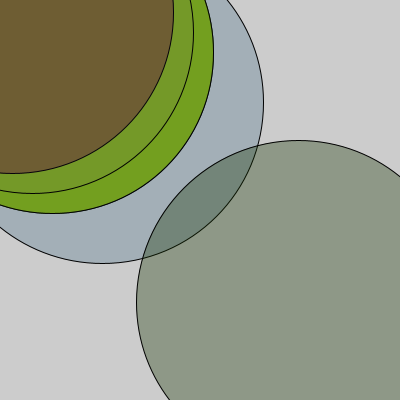
Frame 1 (no input)
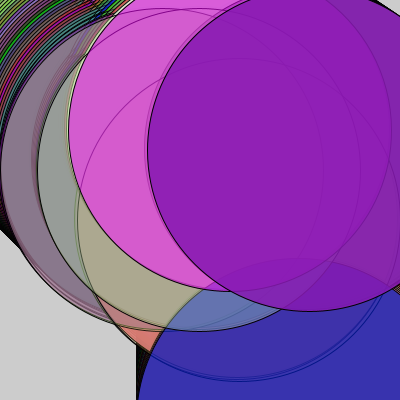
Frame 60 (the mouse pressed at the canvas centre just before this capture)
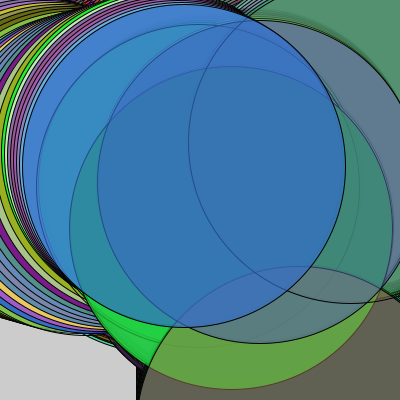
Frame 120 (the mouse held since frame 60 and released just before this capture)

The Processing sketch that drew these frames (run headless with seeded random() and noise(); from frame 60 on, the mouse is pressed at the canvas centre):

// Processing sketch: processing_87246
// ── processing_87246.pde

// ONE BOUNCING BALL
float xPosition;
float yPosition;
int xDirection = 1;
int yDirection = 1;
float ballSize = random(500);
float speed = 2;
int[] x = {50,100,300,50,10,30,300};
int[] y = {50,100,300,50,10,30,300};

void setup() {
  size(400, 400);
}

void draw() {
  //background(0);
  for(int i = 0; i < 6; i++){

  // BOUNCE OFF RIGHT
  if (x[i] > width-ballSize/2) {
    xDirection = -1;
  } 
  else if (x[i] < ballSize/2) {
    xDirection = 1;
  } 
  else if (y[i] > height-ballSize/2) {
    yDirection = -1;
  } 
  else if (y[i] < ballSize/2) {
    yDirection = 1;
  }

  x[i] += speed * xDirection;
  y[i] += speed * yDirection;
  
  
  
fill(random(255),random(255),random(255),random(255));
  ellipse(x[i], y[i], ballSize, ballSize);
  x[i] += i;
  if(x[i] > width){
    x[i] = 0;
  }
}
}
